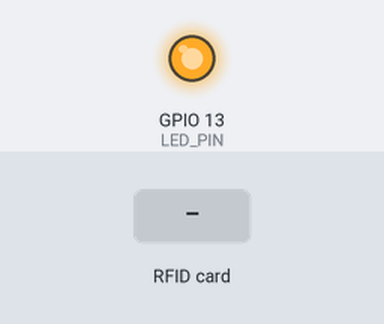
Simulated run of this sketch. Board: ESP32. On the bench: output pins drawn as LEDs (lit = HIGH). The inputs (shaded band) are chosen by the test bench. WiFi joins after 1.5 s; servers stay silent unless stated; the local clock reads 2024-03-15 10:24:30 at power-on unless the sketch sets it; what the sketch prints to the serial monitor is not drawn.

Above: at 2.8 s.
2.9 s: RFID card 11 22 33 44 held to the reader
At 2.99 s:
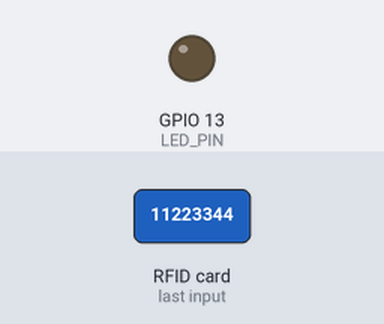
4.4 s: RFID card 5E 7A 19 C4 held to the reader
At 4.9 s:
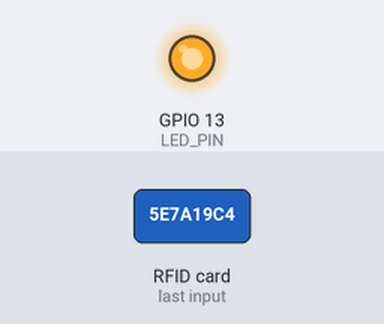
Timing chart, 0 to 7.4 s (numbered marks = the images above; inputs shaded):
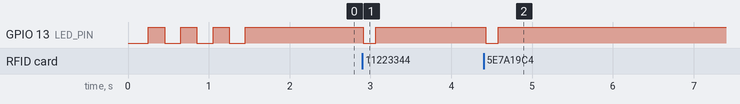

Measured:
- after the input at 2.9 s, GPIO 13 (LED_PIN): HIGH → LOW at once, → HIGH 0.15 s later
- after the input at 4.4 s, GPIO 13 (LED_PIN): HIGH → LOW at once, → HIGH 0.15 s later

The sketch:

ProgramMikrokontroler.ino
```cpp
#include <WiFi.h>
#include <Firebase_ESP_Client.h>
#include <SPI.h>
#include <MFRC522.h>
#include <time.h>
#include <iostream>
#include <string>

#define RST_PIN    2
#define SS_PIN     5
#define LED_PIN    13

#define WIFI_SSID "----"
#define WIFI_PASSWORD "----"

#define FIREBASE_HOST "https://firebase.google.com/project/esp32-ea05b/"
#define API_KEY "----"
#define FIREBASE_PROJECT_ID "esp32-ea05b"

#define USER_EMAIL "iphone@zadanie.com"
#define USER_PASSWORD "11223344"

FirebaseData fbdo;
FirebaseAuth auth;
FirebaseConfig config;

struct tm timeinfo;

int readsuccess;
byte readcard[4];
char str[32] = "";
String StrUID;

const long  gmtOffset_sec = 3600;
const int   daylightOffset_sec = 3600;
const char* ntpServer = "europe.pool.ntp.org";

MFRC522 mfrc522(SS_PIN, RST_PIN);  // Create MFRC522 instance.
int proba = 1;

void fsInit(){
  config.host = FIREBASE_HOST;
  config.api_key = API_KEY;
  //przypisanie danych konfiguracynych
  auth.user.email = USER_EMAIL;
  auth.user.password = USER_PASSWORD;
  //przypisanie danych autoryzacyjnych
  Firebase.begin(&config, &auth);
  Firebase.reconnectWiFi(true);
  //inicjalizacja połączenia z platformą Firebase
  //ponowne połączenie Wi-Fi
}

void wifiInit(){
  WiFi.begin(WIFI_SSID, WIFI_PASSWORD);
  Serial.print("Connecting to Wi-Fi");
  while (WiFi.status() != WL_CONNECTED)
  {
      digitalWrite(LED_PIN,LOW);
      Serial.print(".");
      delay(200);
      digitalWrite(LED_PIN,HIGH);
      delay(200);
  }
  Serial.print("Connected to WiFi");
  digitalWrite(LED_PIN,HIGH);
}
void setup()
{
  SPI.begin();  //SPI ON
  mfrc522.PCD_Init(); //MFRC-522 ON
  pinMode(LED_PIN, OUTPUT); //Led setup
  Serial.begin(115200); //komunikacja szeregowa
  wifiInit(); //Wi-Fi ON
  fsInit(); //FS ON
  Serial.print(" Tap a RFID card");
  configTime(gmtOffset_sec, daylightOffset_sec, ntpServer);
}

int numer = 0;


void loop()
{
  //printLocalTime();
  digitalWrite(LED_PIN,HIGH);//tryb: GOTOWOSC DO ODCZYTU
  if(mfrc522.PICC_IsNewCardPresent() && mfrc522.PICC_ReadCardSerial()){
    digitalWrite(LED_PIN, LOW); //tryb: ODCZYT ZADAŃ
    getid();//odczytanie danych z karty
    setfs();//wysłanie danych do Firestore
    Serial.println("Zadanie wykonano o godzinie: " + getTime());
    Serial.println("Dnia: " + getDate()); //wypisanie daty i godziny
  }
}

String getTime(){
  time_t rawtime;
  struct tm * timeinfo;
  char buffer [100];
  time (&rawtime);
  timeinfo = localtime (&rawtime);
  strftime (buffer,100,"%T",timeinfo);
  String timeNow;
  timeNow = String(buffer);
  return timeNow;
}
String getDate(){
  time_t rawtime;
  struct tm * timeinfo;
  char buffer [100];
  time (&rawtime);
  timeinfo = localtime (&rawtime);
  strftime (buffer,100,"%F",timeinfo);
  String timeNow;
  timeNow = String(buffer);
  return timeNow;
}

void getid(){
  Serial.println("THE UID OF THE SCANNED CARD IS: ");
  for(int i=0;i<4;i++){
    readcard[i]=mfrc522.uid.uidByte[i]; //przechowywanie danych karty w 'readcard'
    array_to_string(readcard, 4, str);
    StrUID = str;
  }
  Serial.println(StrUID);
  mfrc522.PICC_HaltA();
}
void setfs(){
  String content; //zmienna przechowująca zawartość w formie JSON
  FirebaseJson js; //inicjalizacja obiektu do budowy struktury JSON
  numer++;
  String documentPath = "historia_" + String(proba) + "/pomiar_" + String(numer);//utworzenie ściezki
  js.set("fields/taskNumber/stringValue", String(StrUID).c_str()); //dodanie pola z identyfikatorem karty
  js.set("fields/taskTime/stringValue", String(getTime()).c_str()); //dodanie pola z godzina
  js.set("fields/taskDate/stringValue", String(getDate()).c_str());
  js.toString(content);//konwersja struktury JSON na string
  Serial.println("------------------------------------");
  Serial.println("Create a document...");//wypisanie o probie utworzenia dokumentu

  if (Firebase.Firestore.createDocument(&fbdo, FIREBASE_PROJECT_ID, "", documentPath.c_str(), content.c_str())){
    // Czy udalo się utworzyc nowy dokument w Firestore
    Serial.println("SUKCES");}
  else {
    Serial.println("BLAD: " + fbdo.errorReason());}
    //W przeciwnym razie, wypisany komunikat o błędzie zwróconym przez Firebase.
}

void array_to_string(byte array[], unsigned int len, char buffer[])
{
    for (unsigned int i = 0; i < len; i++)
    {
        byte nib1 = (array[i] >> 4) & 0x0F;
        byte nib2 = (array[i] >> 0) & 0x0F;
        buffer[i*2+0] = nib1  < 0xA ? '0' + nib1  : 'A' + nib1  - 0xA;
        buffer[i*2+1] = nib2  < 0xA ? '0' + nib2  : 'A' + nib2  - 0xA;
    }
    buffer[len*2] = '\0';
}
```
